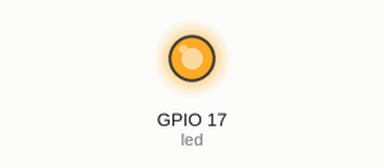
This program was run on a simulated Raspberry Pi (BCM pin numbers). Parts: output pins drawn as LEDs (lit = HIGH). At 5.0 s the program stops and its outputs stay as they are.

Above: at 1.6 s.
At 5.1 s:
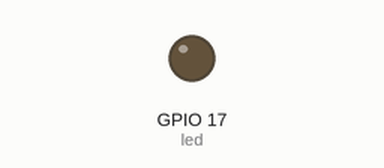
Timing chart, 0 to 6.5 s (numbered marks = the images above):
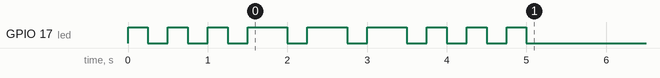

The program:

led_sos.py
```python
from gpiozero import LED
from time import sleep

led = LED(17)

led.on()
sleep(0.25)
led.off()
sleep(0.25)

led.on()
sleep(0.25)
led.off()
sleep(0.25)

led.on()
sleep(0.25)
led.off()
sleep(0.25)

led.on()
sleep(0.5)
led.off()
sleep(0.25)

led.on()
sleep(0.5)
led.off()
sleep(0.25)

led.on()
sleep(0.5)
led.off()
sleep(0.25)

led.on()
sleep(0.25)
led.off()
sleep(0.25)

led.on()
sleep(0.25)
led.off()
sleep(0.25)

led.on()
sleep(0.25)
led.off()
	
```

Measured:
- by itself, GPIO 17 (led): LOW → HIGH at 0.00 s, → LOW 0.25 s later, → HIGH 0.25 s later, → LOW 0.25 s later, … (18 changes in this stretch)
